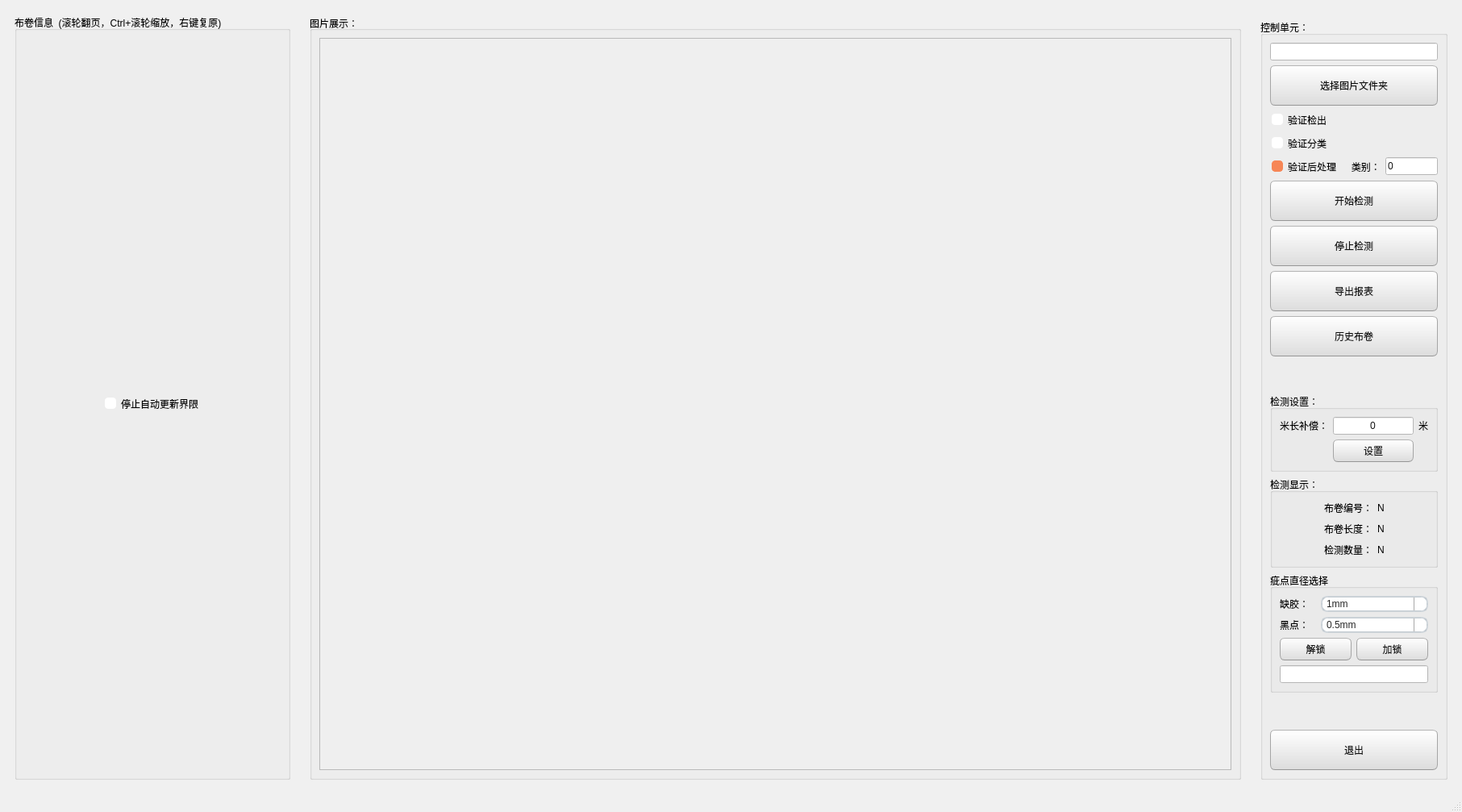
<?xml version="1.0" encoding="UTF-8"?>
<ui version="4.0">
 <class>MainWindow</class>
 <widget class="QMainWindow" name="MainWindow">
  <property name="geometry">
   <rect>
    <x>0</x>
    <y>0</y>
    <width>1813</width>
    <height>987</height>
   </rect>
  </property>
  <property name="windowTitle">
   <string>MainWindow</string>
  </property>
  <property name="styleSheet">
   <string notr="true">
/*
Ubuntu Style Sheet for QT Applications
Author: Jaime A. Quiroga P.
Company: GTRONICK
Last updated: 01/10/2021 (dd/mm/yyyy), 15:18.
Available at: https://github.com/GTRONICK/QSS/blob/master/Ubuntu.qss
*/
QMainWindow {
	background-color:#f0f0f0;
}
QCheckBox {
	padding:2px;
}
QCheckBox:hover {
	border:1px solid rgb(255,150,60);
	border-radius:4px;
	padding: 1px;
	background-color:qlineargradient(spread:pad, x1:0.5, y1:1, x2:0.5, y2:0, stop:0 rgba(190, 90, 50, 50), stop:1 rgba(250, 130, 40, 50));
}
QCheckBox::indicator:checked {
	border:1px solid rgb(246, 134, 86);
	border-radius:4px;
  	background-color:rgb(246, 134, 86)
}
QCheckBox::indicator:unchecked {
	border-width:1px solid rgb(246, 134, 86);
	border-radius:4px;
  	background-color:rgb(255,255,255);
}
QColorDialog {
	background-color:#f0f0f0;
}
QComboBox {
	color:rgb(81,72,65);
	background: #ffffff;
}
QComboBox:editable {
	selection-color:rgb(81,72,65);
	selection-background-color: #ffffff;
}
QComboBox QAbstractItemView {
	selection-color: #ffffff;
	selection-background-color: rgb(246, 134, 86);
}
QComboBox:!editable:on, QComboBox::drop-down:editable:on {
	color:  #1e1d23;	
}
QDateTimeEdit, QDateEdit, QDoubleSpinBox, QFontComboBox {
	color:rgb(81,72,65);
	background-color: #ffffff;
}

QDialog {
	background-color:#f0f0f0;
}

QLineEdit {
	color:rgb(17,17,17);
}
QLineEdit {
	background-color:rgb(255,255,255);
	selection-background-color:rgb(236,116,64);
}
QMenuBar {
	color:rgb(223,219,210);
	background-color:rgb(65,64,59);
}
QMenuBar::item {
	padding-top:4px;
	padding-left:4px;
	padding-right:4px;
	color:rgb(223,219,210);
	background-color:rgb(65,64,59);
}
QMenuBar::item:selected {
	color:rgb(255,255,255);
	padding-top:2px;
	padding-left:2px;
	padding-right:2px;
	border-top-width:2px;
	border-left-width:2px;
	border-right-width:2px;
	border-top-right-radius:4px;
	border-top-left-radius:4px;
	border-style:solid;
	background-color:rgb(65,64,59);
	border-top-color: rgb(47,47,44);
	border-right-color: qlineargradient(spread:pad, x1:0, y1:1, x2:1, y2:0, stop:0 rgba(90, 87, 78, 255), stop:1 rgba(47,47,44, 255));
	border-left-color:  qlineargradient(spread:pad, x1:1, y1:0, x2:0, y2:0, stop:0 rgba(90, 87, 78, 255), stop:1 rgba(47,47,44, 255));
}
QMenu {
	color:rgb(223,219,210);
	background-color:rgb(65,64,59);
}
QMenu::item {
	color:rgb(223,219,210);
	padding:4px 10px 4px 20px;
}
QMenu::item:selected {
	color:rgb(255,255,255);
	background-color: qlineargradient(spread:pad, x1:0.5, y1:1, x2:0.5, y2:0, stop:0 rgba(225, 108, 54, 255), stop:1 rgba(246, 134, 86, 255));
	border-style:solid;
	border-width:3px;
	padding:4px 7px 4px 17px;
	border-bottom-color:qlineargradient(spread:pad, x1:0.5, y1:1, x2:0.5, y2:0, stop:0 rgba(175,85,48,255), stop:1 rgba(236,114,67, 255));
	border-top-color:qlineargradient(spread:pad, x1:0.5, y1:1, x2:0.5, y2:0, stop:0 rgba(253,156,113,255), stop:1 rgba(205,90,46, 255));
	border-right-color:qlineargradient(spread:pad, x1:0, y1:0.5, x2:1, y2:0.5, stop:0 rgba(253,156,113,255), stop:1 rgba(205,90,46, 255));
	border-left-color:qlineargradient(spread:pad, x1:1, y1:0.5, x2:0, y2:0.5, stop:0 rgba(253,156,113,255), stop:1 rgba(205,90,46, 255));
}
QPlainTextEdit {
	border: 1px solid transparent;
	color:rgb(17,17,17);
	selection-background-color:rgb(236,116,64);
    background-color: #FFFFFF;
}
QProgressBar {
	text-align: center;
	color: rgb(0, 0, 0);
	border: 1px inset rgb(150,150,150); 
	border-radius: 10px;
	background-color:rgb(221,221,219);
}
QProgressBar::chunk:horizontal {
	background-color: qlineargradient(spread:pad, x1:0.5, y1:1, x2:0.5, y2:0, stop:0 rgba(225, 108, 54, 255), stop:1 rgba(246, 134, 86, 255));
	border:1px solid;
	border-radius:8px;
	border-bottom-color:qlineargradient(spread:pad, x1:0.5, y1:1, x2:0.5, y2:0, stop:0 rgba(175,85,48,255), stop:1 rgba(236,114,67, 255));
	border-top-color:qlineargradient(spread:pad, x1:0.5, y1:1, x2:0.5, y2:0, stop:0 rgba(253,156,113,255), stop:1 rgba(205,90,46, 255));
	border-right-color:qlineargradient(spread:pad, x1:0, y1:0.5, x2:1, y2:0.5, stop:0 rgba(253,156,113,255), stop:1 rgba(205,90,46, 255));
	border-left-color:qlineargradient(spread:pad, x1:1, y1:0.5, x2:0, y2:0.5, stop:0 rgba(253,156,113,255), stop:1 rgba(205,90,46, 255));
}
QPushButton{
	color:rgb(17,17,17);
	border-width: 1px;
	border-radius: 6px;
	border-bottom-color: rgb(150,150,150);
	border-right-color: rgb(165,165,165);
	border-left-color: rgb(165,165,165);
	border-top-color: rgb(180,180,180);
	border-style: solid;
	padding: 4px;
	background-color: qlineargradient(spread:pad, x1:0.5, y1:1, x2:0.5, y2:0, stop:0 rgba(220, 220, 220, 255), stop:1 rgba(255, 255, 255, 255));
}
QPushButton:hover{
	color:rgb(255,150,60);
	border-width: 1px;
	border-radius:6px;
	border-top-color: rgb(255,150,60);
	border-right-color: qlineargradient(spread:pad, x1:0, y1:1, x2:1, y2:0, stop:0 rgba(200, 70, 20, 255), stop:1 rgba(255,150,60, 255));
	border-left-color:  qlineargradient(spread:pad, x1:1, y1:0, x2:0, y2:0, stop:0 rgba(200, 70, 20, 255), stop:1 rgba(255,150,60, 255));
	border-bottom-color: rgb(200,70,20);
	border-style: solid;
	padding: 2px;
	background-color: qlineargradient(spread:pad, x1:0.5, y1:1, x2:0.5, y2:0, stop:0 rgba(220, 220, 220, 255), stop:1 rgba(255, 255, 255, 255));
}
QPushButton:default{
	color:rgb(17,17,17);
	border-width: 1px;
	border-radius:6px;
	border-top-color: rgb(255,150,60);
	border-right-color: qlineargradient(spread:pad, x1:0, y1:1, x2:1, y2:0, stop:0 rgba(200, 70, 20, 255), stop:1 rgba(255,150,60, 255));
	border-left-color:  qlineargradient(spread:pad, x1:1, y1:0, x2:0, y2:0, stop:0 rgba(200, 70, 20, 255), stop:1 rgba(255,150,60, 255));
	border-bottom-color: rgb(200,70,20);
	border-style: solid;
	padding: 2px;
	background-color: qlineargradient(spread:pad, x1:0.5, y1:1, x2:0.5, y2:0, stop:0 rgba(220, 220, 220, 255), stop:1 rgba(255, 255, 255, 255));
}
QPushButton:pressed{
	color:rgb(17,17,17);
	border-width: 1px;
	border-radius: 6px;
	border-width: 1px;
	border-top-color: rgba(255,150,60,200);
	border-right-color: qlineargradient(spread:pad, x1:0, y1:1, x2:1, y2:0, stop:0 rgba(200, 70, 20, 255), stop:1 rgba(255,150,60, 200));
	border-left-color:  qlineargradient(spread:pad, x1:1, y1:0, x2:0, y2:0, stop:0 rgba(200, 70, 20, 255), stop:1 rgba(255,150,60, 200));
	border-bottom-color: rgba(200,70,20,200);
	border-style: solid;
	padding: 2px;
	background-color: qlineargradient(spread:pad, x1:0.5, y1:0, x2:0.5, y2:1, stop:0 rgba(220, 220, 220, 255), stop:1 rgba(255, 255, 255, 255));
}
QPushButton:disabled{
	color:rgb(174,167,159);
	border-width: 1px;
	border-radius: 6px;
	background-color: qlineargradient(spread:pad, x1:0.5, y1:1, x2:0.5, y2:0, stop:0 rgba(200, 200, 200, 255), stop:1 rgba(230, 230, 230, 255));
}
QRadioButton {
	padding: 1px;
}
QRadioButton::indicator:checked {
	height: 10px;
	width: 10px;
	border-style:solid;
	border-radius:5px;
	border-width: 1px;
	border-color: rgba(246, 134, 86, 255);
	color: #a9b7c6;
	background-color:rgba(246, 134, 86, 255);
}
QRadioButton::indicator:!checked {
	height: 10px;
	width: 10px;
	border-style:solid;
	border-radius:5px;
	border-width: 1px;
	border-color: rgb(246, 134, 86);
	color: #a9b7c6;
	background-color: transparent;
}
QScrollArea {
	color: white;
	background-color:#f0f0f0;
}
QSlider::groove {
	border-style: solid;
	border-width: 1px;
	border-color: rgb(207,207,207);
}
QSlider::groove:horizontal {
	height: 5px;
	background: rgb(246, 134, 86);
}
QSlider::groove:vertical {
	width: 5px;
	background: rgb(246, 134, 86);
}
QSlider::handle:horizontal {
	background: rgb(253,253,253);
	border-style: solid;
	border-width: 1px;
	border-color: rgb(207,207,207);
	width: 12px;
	margin: -5px 0;
	border-radius: 7px;
}
QSlider::handle:vertical {
	background: rgb(253,253,253);
	border-style: solid;
	border-width: 1px;
	border-color: rgb(207,207,207);
	height: 12px;
	margin: 0 -5px;
	border-radius: 7px;
}
QSlider::add-page:horizontal, QSlider::add-page:vertical {
 	background: white;
}
QSlider::sub-page:horizontal, QSlider::sub-page:vertical {
	background: rgb(246, 134, 86);
}
QStatusBar, QSpinBox {
	color:rgb(81,72,65);
}
QSpinBox {
	background-color: #ffffff;
}
QScrollBar:horizontal {
	max-height: 20px;
	border: 1px transparent;
	margin: 0px 20px 0px 20px;
}
QScrollBar::handle:horizontal {
	background: rgb(253,253,253);
	border: 1px solid rgb(207,207,207);
	border-radius: 7px;
	min-width: 25px;
}
QScrollBar::handle:horizontal:hover {
	background: rgb(253,253,253);
	border: 1px solid rgb(255,150,60);
	border-radius: 7px;
	min-width: 25px;
}
QScrollBar::add-line:horizontal {
  	border: 1px solid rgb(207,207,207);
  	border-top-right-radius: 7px;
  	border-top-left-radius: 7px;
  	border-bottom-right-radius: 7px;
  	background: rgb(255, 255, 255);
  	width: 20px;
  	subcontrol-position: right;
  	subcontrol-origin: margin;
}
QScrollBar::add-line:horizontal:hover {
  	border: 1px solid rgb(255,150,60);
  	border-top-right-radius: 7px;
  	border-top-left-radius: 7px;
  	border-bottom-right-radius: 7px;
  	background: rgb(255, 255, 255);
  	width: 20px;
  	subcontrol-position: right;
  	subcontrol-origin: margin;
}
QScrollBar::add-line:horizontal:pressed {
  	border: 1px solid grey;
  	border-top-left-radius: 7px;
  	border-top-right-radius: 7px;
  	border-bottom-right-radius: 7px;
  	background: rgb(231,231,231);
  	width: 20px;
  	subcontrol-position: right;
  	subcontrol-origin: margin;
}
QScrollBar::sub-line:horizontal {
  	border: 1px solid rgb(207,207,207);
  	border-top-right-radius: 7px;
  	border-top-left-radius: 7px;
  	border-bottom-left-radius: 7px;
  	background: rgb(255, 255, 255);
  	width: 20px;
  	subcontrol-position: left;
  	subcontrol-origin: margin;
}
QScrollBar::sub-line:horizontal:hover {
  	border: 1px solid rgb(255,150,60);
  	border-top-right-radius: 7px;
  	border-top-left-radius: 7px;
  	border-bottom-left-radius: 7px;
  	background: rgb(255, 255, 255);
  	width: 20px;
  	subcontrol-position: left;
  	subcontrol-origin: margin;
}
QScrollBar::sub-line:horizontal:pressed {
  	border: 1px solid grey;
  	border-top-right-radius: 7px;
  	border-top-left-radius: 7px;
  	border-bottom-left-radius: 7px;
  	background: rgb(231,231,231);
  	width: 20px;
  	subcontrol-position: left;
  	subcontrol-origin: margin;
}
QScrollBar::left-arrow:horizontal {
  	border: 1px transparent grey;
  	border-top-left-radius: 3px;
  	border-bottom-left-radius: 3px;
  	width: 6px;
  	height: 6px;
  	background: rgb(230,230,230);
}
QScrollBar::right-arrow:horizontal {
	border: 1px transparent grey;
	border-top-right-radius: 3px;
	border-bottom-right-radius: 3px;
  	width: 6px;
  	height: 6px;
 	background: rgb(230,230,230);
}
QScrollBar::add-page:horizontal, QScrollBar::sub-page:horizontal {
 	background: none;
} 
QScrollBar:vertical {
	max-width: 20px;
	border: 1px transparent grey;
	margin: 20px 0px 20px 0px;
}
QScrollBar::add-line:vertical {
	border: 1px solid;
	border-color: rgb(207,207,207);
	border-bottom-right-radius: 7px;
	border-bottom-left-radius: 7px;
	border-top-left-radius: 7px;
	background: rgb(255, 255, 255);
  	height: 20px;
  	subcontrol-position: bottom;
  	subcontrol-origin: margin;
}
QScrollBar::add-line:vertical:hover {
  	border: 1px solid;
  	border-color: rgb(255,150,60);
  	border-bottom-right-radius: 7px;
  	border-bottom-left-radius: 7px;
  	border-top-left-radius: 7px;
  	background: rgb(255, 255, 255);
  	height: 20px;
  	subcontrol-position: bottom;
  	subcontrol-origin: margin;
}
QScrollBar::add-line:vertical:pressed {
  	border: 1px solid grey;
  	border-bottom-left-radius: 7px;
  	border-bottom-right-radius: 7px;
  	border-top-left-radius: 7px;
  	background: rgb(231,231,231);
  	height: 20px;
  	subcontrol-position: bottom;
  	subcontrol-origin: margin;
}
QScrollBar::sub-line:vertical {
  	border: 1px solid rgb(207,207,207);
  	border-top-right-radius: 7px;
  	border-top-left-radius: 7px;
  	border-bottom-left-radius: 7px;
  	background: rgb(255, 255, 255);
  	height: 20px;
  	subcontrol-position: top;
  	subcontrol-origin: margin;
}
QScrollBar::sub-line:vertical:hover {
  	border: 1px solid rgb(255,150,60);
  	border-top-right-radius: 7px;
  	border-top-left-radius: 7px;
  	border-bottom-left-radius: 7px;
	background: rgb(255, 255, 255);
  	height: 20px;
  	subcontrol-position: top;
  	subcontrol-origin: margin;
}
QScrollBar::sub-line:vertical:pressed {
  	border: 1px solid grey;
  	border-top-left-radius: 7px;
  	border-top-right-radius: 7px;
  	background: rgb(231,231,231);
 	height: 20px;
  	subcontrol-position: top;
  	subcontrol-origin: margin;
}
QScrollBar::handle:vertical {
	background: rgb(253,253,253);
	border: 1px solid rgb(207,207,207);
	border-radius: 7px;
	min-height: 25px;
}
QScrollBar::handle:vertical:hover {
	background: rgb(253,253,253);
	border: 1px solid rgb(255,150,60);
	border-radius: 7px;
	min-height: 25px;
}
QScrollBar::up-arrow:vertical {
	border: 1px transparent grey;
  	border-top-left-radius: 3px;
	border-top-right-radius: 3px;
  	width: 6px;
  	height: 6px;
  	background: rgb(230,230,230);
}
QScrollBar::down-arrow:vertical {
  	border: 1px transparent grey;
  	border-bottom-left-radius: 3px;
  	border-bottom-right-radius: 3px;
  	width: 6px;
  	height: 6px;
  	background: rgb(230,230,230);
}
QScrollBar::add-page:vertical, QScrollBar::sub-page:vertical {
  	background: none;
}
QTabWidget {
	color:rgb(0,0,0);
	background-color:rgb(247,246,246);
}
QTabWidget::pane {
	border-color: rgb(180,180,180);
	background-color:rgb(247,246,246);
	border-style: solid;
	border-width: 1px;
  	border-radius: 6px;
}
QTabBar::tab {
	padding-left:4px;
	padding-right:4px;
	padding-bottom:2px;
	padding-top:2px;
	color:rgb(81,72,65);
  	background-color: qlineargradient(spread:pad, x1:0.5, y1:1, x2:0.5, y2:0, stop:0 rgba(221,218,217,255), stop:1 rgba(240,239,238,255));
	border-style: solid;
	border-width: 1px;
  	border-top-right-radius:4px;
	border-top-left-radius:4px;
	border-top-color: rgb(180,180,180);
	border-left-color: rgb(180,180,180);
	border-right-color: rgb(180,180,180);
	border-bottom-color: transparent;
}
QTabBar::tab:selected, QTabBar::tab:last:selected, QTabBar::tab:hover {
  	background-color:rgb(247,246,246);
  	margin-left: 0px;
  	margin-right: 1px;
}
QTabBar::tab:!selected {
	margin-top: 1px;
	margin-right: 1px;
}
QTextEdit {
	border-width: 1px;
	border-style: solid;
	border-color:transparent;
	color:rgb(17,17,17);
	selection-background-color:rgb(236,116,64);
}
QTimeEdit, QToolBox, QToolBox::tab, QToolBox::tab:selected {
	color:rgb(81,72,65);
	background-color: #ffffff;
}




















QComboBox, QFontComboBox {
    border-width: 2px;
    border-radius: 8px;
    border-style: solid;
    border-top-color: qlineargradient(spread:pad, x1:0.5, y1:1, x2:0.5, y2:0, stop:0 #c1c9cf, stop:1 #d2d8dd);
    border-right-color: qlineargradient(spread:pad, x1:0, y1:0, x2:1, y2:0, stop:0 #c1c9cf, stop:1 #d2d8dd);
    border-bottom-color: qlineargradient(spread:pad, x1:0.5, y1:0, x2:0.5, y2:1, stop:0 #c1c9cf, stop:1 #d2d8dd);
    border-left-color: qlineargradient(spread:pad, x1:1, y1:0, x2:0, y2:0, stop:0 #c1c9cf, stop:1 #d2d8dd);
    background-color: #f4f4f4;
    color: #272727;
    padding-left: 5px;
}
QComboBox:editable, QComboBox:!editable, QComboBox::drop-down:editable, QComboBox:!editable:on, QComboBox::drop-down:editable:on {
    background: #ffffff;
}
QComboBox::drop-down {
    subcontrol-origin: padding;
    subcontrol-position: top right;
    width: 15px;
    color: #272727;
    border-left-width: 1px;
    border-left-color: darkgray;
    border-left-style: solid;
    border-top-right-radius: 3px;
    border-bottom-right-radius: 3px;
}
QComboBox::down-arrow {
    image: url(/usr/share/icons/Adwaita/16x16/actions/go-down-symbolic.symbolic.png); /*Adawaita icon thene*/
}

QComboBox::down-arrow:on {
    top: 1px;
    left: 1px;
}
QComboBox QAbstractItemView {
    border: 1px solid darkgray;
    border-radius: 8px;
    selection-background-color: #dadada;
    selection-color: #272727;
    color: #272727;
    background: white;
}</string>
  </property>
  <widget class="QWidget" name="centralwidget">
   <layout class="QHBoxLayout" name="horizontalLayout">
    <item>
     <widget class="QWidget" name="mapWidget" native="true">
      <property name="minimumSize">
       <size>
        <width>360</width>
        <height>0</height>
       </size>
      </property>
      <property name="maximumSize">
       <size>
        <width>350</width>
        <height>16777215</height>
       </size>
      </property>
      <layout class="QVBoxLayout" name="verticalLayout_2">
       <item>
        <widget class="QGroupBox" name="groupBox">
         <property name="maximumSize">
          <size>
           <width>16777215</width>
           <height>16777215</height>
          </size>
         </property>
         <property name="styleSheet">
          <string notr="true"/>
         </property>
         <property name="title">
          <string>布卷信息  (滚轮翻页，Ctrl+滚轮缩放，右键复原)</string>
         </property>
         <layout class="QVBoxLayout" name="verticalLayout_4">
          <item>
           <widget class="QCheckBox" name="cBox_updataLimit">
            <property name="layoutDirection">
             <enum>Qt::LeftToRight</enum>
            </property>
            <property name="styleSheet">
             <string notr="true">padding-left:100px
</string>
            </property>
            <property name="text">
             <string>停止自动更新界限</string>
            </property>
           </widget>
          </item>
          <item>
           <layout class="QVBoxLayout" name="rl"/>
          </item>
         </layout>
        </widget>
       </item>
      </layout>
     </widget>
    </item>
    <item>
     <widget class="QWidget" name="showWidget" native="true">
      <layout class="QVBoxLayout" name="verticalLayout">
       <item>
        <widget class="QGroupBox" name="groupBox_2">
         <property name="title">
          <string>图片展示：</string>
         </property>
         <property name="alignment">
          <set>Qt::AlignLeading|Qt::AlignLeft|Qt::AlignVCenter</set>
         </property>
         <layout class="QGridLayout" name="gridLayout">
          <item row="0" column="0">
           <widget class="QScrollArea" name="scrollArea">
            <property name="widgetResizable">
             <bool>true</bool>
            </property>
            <widget class="QWidget" name="scrollAreaWidgetContents">
             <property name="geometry">
              <rect>
               <x>0</x>
               <y>0</y>
               <width>1133</width>
               <height>873</height>
              </rect>
             </property>
            </widget>
           </widget>
          </item>
         </layout>
        </widget>
       </item>
      </layout>
     </widget>
    </item>
    <item>
     <widget class="QWidget" name="menuWidget" native="true">
      <property name="minimumSize">
       <size>
        <width>200</width>
        <height>0</height>
       </size>
      </property>
      <property name="maximumSize">
       <size>
        <width>250</width>
        <height>16777215</height>
       </size>
      </property>
      <layout class="QVBoxLayout" name="verticalLayout_3">
       <item>
        <widget class="QWidget" name="widget_5" native="true">
         <property name="maximumSize">
          <size>
           <width>16777215</width>
           <height>150</height>
          </size>
         </property>
         <widget class="QLabel" name="label">
          <property name="geometry">
           <rect>
            <x>10</x>
            <y>20</y>
            <width>201</width>
            <height>51</height>
           </rect>
          </property>
          <property name="text">
           <string/>
          </property>
          <property name="pixmap">
           <pixmap resource="logo.qrc">:/logo/logo.PNG</pixmap>
          </property>
          <property name="scaledContents">
           <bool>true</bool>
          </property>
         </widget>
         <widget class="QLabel" name="label_2">
          <property name="geometry">
           <rect>
            <x>30</x>
            <y>80</y>
            <width>191</width>
            <height>31</height>
           </rect>
          </property>
          <property name="font">
           <font>
            <family>Arial</family>
            <pointsize>16</pointsize>
            <weight>75</weight>
            <bold>true</bold>
           </font>
          </property>
          <property name="text">
           <string>涂胶铜箔检测软件</string>
          </property>
         </widget>
        </widget>
       </item>
       <item>
        <widget class="QGroupBox" name="groupBox_3">
         <property name="styleSheet">
          <string notr="true"/>
         </property>
         <property name="title">
          <string>控制单元：</string>
         </property>
         <layout class="QVBoxLayout" name="verticalLayout_6">
          <item>
           <widget class="QLineEdit" name="lineEdit_path"/>
          </item>
          <item>
           <widget class="QPushButton" name="NewClothRollPB">
            <property name="minimumSize">
             <size>
              <width>0</width>
              <height>50</height>
             </size>
            </property>
            <property name="sizeIncrement">
             <size>
              <width>20</width>
              <height>0</height>
             </size>
            </property>
            <property name="styleSheet">
             <string notr="true"/>
            </property>
            <property name="text">
             <string>选择图片文件夹</string>
            </property>
           </widget>
          </item>
          <item>
           <widget class="QCheckBox" name="checkBox">
            <property name="text">
             <string>验证检出</string>
            </property>
           </widget>
          </item>
          <item>
           <widget class="QCheckBox" name="checkBox_2">
            <property name="text">
             <string>验证分类</string>
            </property>
           </widget>
          </item>
          <item>
           <layout class="QHBoxLayout" name="horizontalLayout_3">
            <item>
             <widget class="QCheckBox" name="checkBox_3">
              <property name="text">
               <string>验证后处理</string>
              </property>
              <property name="checked">
               <bool>true</bool>
              </property>
             </widget>
            </item>
            <item>
             <widget class="QLabel" name="label_5">
              <property name="text">
               <string>   类别：</string>
              </property>
             </widget>
            </item>
            <item>
             <widget class="QLineEdit" name="lineEdit">
              <property name="text">
               <string>0</string>
              </property>
             </widget>
            </item>
           </layout>
          </item>
          <item>
           <widget class="QPushButton" name="startVisionPB">
            <property name="enabled">
             <bool>true</bool>
            </property>
            <property name="minimumSize">
             <size>
              <width>0</width>
              <height>50</height>
             </size>
            </property>
            <property name="text">
             <string>开始检测</string>
            </property>
           </widget>
          </item>
          <item>
           <widget class="QPushButton" name="closeVisionPB">
            <property name="enabled">
             <bool>true</bool>
            </property>
            <property name="minimumSize">
             <size>
              <width>0</width>
              <height>50</height>
             </size>
            </property>
            <property name="text">
             <string>停止检测</string>
            </property>
           </widget>
          </item>
          <item>
           <widget class="QPushButton" name="exportPB">
            <property name="enabled">
             <bool>true</bool>
            </property>
            <property name="minimumSize">
             <size>
              <width>0</width>
              <height>50</height>
             </size>
            </property>
            <property name="text">
             <string>导出报表</string>
            </property>
           </widget>
          </item>
          <item>
           <widget class="QPushButton" name="clothHistoryPB">
            <property name="enabled">
             <bool>true</bool>
            </property>
            <property name="minimumSize">
             <size>
              <width>0</width>
              <height>50</height>
             </size>
            </property>
            <property name="text">
             <string>历史布卷</string>
            </property>
           </widget>
          </item>
          <item>
           <spacer name="verticalSpacer">
            <property name="orientation">
             <enum>Qt::Vertical</enum>
            </property>
            <property name="sizeType">
             <enum>QSizePolicy::Fixed</enum>
            </property>
            <property name="sizeHint" stdset="0">
             <size>
              <width>20</width>
              <height>40</height>
             </size>
            </property>
           </spacer>
          </item>
          <item>
           <widget class="QGroupBox" name="groupBox_4">
            <property name="title">
             <string>检测设置：</string>
            </property>
            <layout class="QGridLayout" name="gridLayout_2">
             <item row="0" column="2">
              <widget class="QLabel" name="label_4">
               <property name="text">
                <string>米</string>
               </property>
              </widget>
             </item>
             <item row="0" column="0">
              <widget class="QLabel" name="label_3">
               <property name="text">
                <string>米长补偿：</string>
               </property>
              </widget>
             </item>
             <item row="1" column="1">
              <widget class="QPushButton" name="pushButton">
               <property name="text">
                <string>设置</string>
               </property>
              </widget>
             </item>
             <item row="0" column="1">
              <widget class="QLineEdit" name="meterExlineEdit">
               <property name="text">
                <string>0</string>
               </property>
               <property name="alignment">
                <set>Qt::AlignCenter</set>
               </property>
              </widget>
             </item>
            </layout>
           </widget>
          </item>
          <item>
           <widget class="QGroupBox" name="groupBox_5">
            <property name="title">
             <string>检测显示：</string>
            </property>
            <layout class="QGridLayout" name="gridLayout_3">
             <item row="1" column="3">
              <spacer name="horizontalSpacer_4">
               <property name="orientation">
                <enum>Qt::Horizontal</enum>
               </property>
               <property name="sizeHint" stdset="0">
                <size>
                 <width>45</width>
                 <height>20</height>
                </size>
               </property>
              </spacer>
             </item>
             <item row="1" column="2">
              <widget class="QLabel" name="clothLengthLB">
               <property name="text">
                <string>N</string>
               </property>
              </widget>
             </item>
             <item row="0" column="3">
              <spacer name="horizontalSpacer_2">
               <property name="orientation">
                <enum>Qt::Horizontal</enum>
               </property>
               <property name="sizeHint" stdset="0">
                <size>
                 <width>45</width>
                 <height>20</height>
                </size>
               </property>
              </spacer>
             </item>
             <item row="0" column="2">
              <widget class="QLabel" name="clothNoLB">
               <property name="text">
                <string>N</string>
               </property>
              </widget>
             </item>
             <item row="2" column="1">
              <widget class="QLabel" name="label_15">
               <property name="text">
                <string>检测数量：</string>
               </property>
              </widget>
             </item>
             <item row="1" column="1">
              <widget class="QLabel" name="label_12">
               <property name="text">
                <string>布卷长度：</string>
               </property>
              </widget>
             </item>
             <item row="2" column="2">
              <widget class="QLabel" name="clothNGNumberLB">
               <property name="text">
                <string>N</string>
               </property>
              </widget>
             </item>
             <item row="2" column="0">
              <spacer name="horizontalSpacer_5">
               <property name="orientation">
                <enum>Qt::Horizontal</enum>
               </property>
               <property name="sizeHint" stdset="0">
                <size>
                 <width>45</width>
                 <height>20</height>
                </size>
               </property>
              </spacer>
             </item>
             <item row="0" column="0">
              <spacer name="horizontalSpacer">
               <property name="orientation">
                <enum>Qt::Horizontal</enum>
               </property>
               <property name="sizeHint" stdset="0">
                <size>
                 <width>45</width>
                 <height>20</height>
                </size>
               </property>
              </spacer>
             </item>
             <item row="2" column="3">
              <spacer name="horizontalSpacer_6">
               <property name="orientation">
                <enum>Qt::Horizontal</enum>
               </property>
               <property name="sizeHint" stdset="0">
                <size>
                 <width>45</width>
                 <height>20</height>
                </size>
               </property>
              </spacer>
             </item>
             <item row="0" column="1">
              <widget class="QLabel" name="totalLabel_2">
               <property name="text">
                <string>布卷编号：</string>
               </property>
              </widget>
             </item>
             <item row="1" column="0">
              <spacer name="horizontalSpacer_3">
               <property name="orientation">
                <enum>Qt::Horizontal</enum>
               </property>
               <property name="sizeHint" stdset="0">
                <size>
                 <width>45</width>
                 <height>13</height>
                </size>
               </property>
              </spacer>
             </item>
            </layout>
           </widget>
          </item>
          <item>
           <widget class="QGroupBox" name="groupBox_6">
            <property name="title">
             <string>疵点直径选择</string>
            </property>
            <layout class="QVBoxLayout" name="verticalLayout_5">
             <item>
              <layout class="QHBoxLayout" name="horizontalLayout_2" stretch="1,3">
               <item>
                <widget class="QLabel" name="totalLabel_3">
                 <property name="text">
                  <string>缺胶：</string>
                 </property>
                </widget>
               </item>
               <item>
                <widget class="QComboBox" name="comboBox_1">
                 <property name="enabled">
                  <bool>false</bool>
                 </property>
                 <item>
                  <property name="text">
                   <string>1mm</string>
                  </property>
                 </item>
                 <item>
                  <property name="text">
                   <string>2mm</string>
                  </property>
                 </item>
                 <item>
                  <property name="text">
                   <string>3mm</string>
                  </property>
                 </item>
                 <item>
                  <property name="text">
                   <string>4mm</string>
                  </property>
                 </item>
                 <item>
                  <property name="text">
                   <string>5mm</string>
                  </property>
                 </item>
                </widget>
               </item>
              </layout>
             </item>
             <item>
              <layout class="QHBoxLayout" name="horizontalLayout_5" stretch="1,3">
               <item>
                <widget class="QLabel" name="totalLabel_6">
                 <property name="text">
                  <string>黑点：</string>
                 </property>
                </widget>
               </item>
               <item>
                <widget class="QComboBox" name="comboBox_4">
                 <property name="enabled">
                  <bool>false</bool>
                 </property>
                 <item>
                  <property name="text">
                   <string>0.5mm</string>
                  </property>
                 </item>
                 <item>
                  <property name="text">
                   <string>1mm</string>
                  </property>
                 </item>
                 <item>
                  <property name="text">
                   <string>1.5mm</string>
                  </property>
                 </item>
                 <item>
                  <property name="text">
                   <string>2mm</string>
                  </property>
                 </item>
                 <item>
                  <property name="text">
                   <string>2.5mm</string>
                  </property>
                 </item>
                </widget>
               </item>
              </layout>
             </item>
             <item>
              <layout class="QHBoxLayout" name="horizontalLayout_7" stretch="0,0">
               <item>
                <widget class="QPushButton" name="btn_Unlock">
                 <property name="text">
                  <string>解锁</string>
                 </property>
                </widget>
               </item>
               <item>
                <widget class="QPushButton" name="btn_Lock">
                 <property name="text">
                  <string>加锁</string>
                 </property>
                </widget>
               </item>
              </layout>
             </item>
             <item>
              <widget class="QLineEdit" name="lineEdit_password">
               <property name="text">
                <string/>
               </property>
               <property name="echoMode">
                <enum>QLineEdit::Password</enum>
               </property>
               <property name="alignment">
                <set>Qt::AlignCenter</set>
               </property>
              </widget>
             </item>
            </layout>
           </widget>
          </item>
          <item>
           <spacer name="verticalSpacer_3">
            <property name="orientation">
             <enum>Qt::Vertical</enum>
            </property>
            <property name="sizeType">
             <enum>QSizePolicy::Fixed</enum>
            </property>
            <property name="sizeHint" stdset="0">
             <size>
              <width>20</width>
              <height>40</height>
             </size>
            </property>
           </spacer>
          </item>
          <item>
           <widget class="QPushButton" name="exitPB">
            <property name="minimumSize">
             <size>
              <width>0</width>
              <height>50</height>
             </size>
            </property>
            <property name="text">
             <string>退出</string>
            </property>
           </widget>
          </item>
         </layout>
        </widget>
       </item>
      </layout>
     </widget>
    </item>
   </layout>
  </widget>
  <widget class="QMenuBar" name="menubar">
   <property name="geometry">
    <rect>
     <x>0</x>
     <y>0</y>
     <width>1813</width>
     <height>22</height>
    </rect>
   </property>
  </widget>
  <widget class="QStatusBar" name="statusbar"/>
 </widget>
 <resources>
  <include location="logo.qrc"/>
 </resources>
 <connections>
  <connection>
   <sender>exitPB</sender>
   <signal>clicked(bool)</signal>
   <receiver>MainWindow</receiver>
   <slot>close()</slot>
   <hints>
    <hint type="sourcelabel">
     <x>1784</x>
     <y>883</y>
    </hint>
    <hint type="destinationlabel">
     <x>679</x>
     <y>441</y>
    </hint>
   </hints>
  </connection>
 </connections>
</ui>
